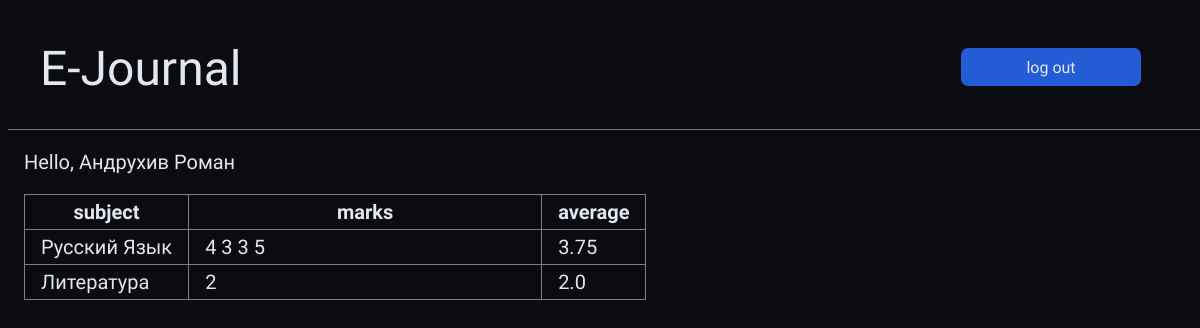
/profile (signed in), run on the app's committed database.
### journal/models.py (models this page shows, shortened)
class Subjects(db.Model):
    id: Mapped[int] = mapped_column(Integer, primary_key=True)
    name: Mapped[str] = mapped_column(String(20), nullable=False)

### journal/routes.py (the view)
@app.route('/profile')
@login_required
def profiles():
    grp_id = Students.query.filter_by(id=current_user.id).first().groop_id  # Ищем из какого класса чел
    teachers = GroopsTeachers.query.filter_by(groop_id=grp_id).all()  # Ищем какие учителя учат чела
    subjects = list()  # Список в котором названия предметов
    for i in teachers:
        subj = SubjectsTeachers.query.filter_by(teacher_id=i.teacher_id).all()  # Ищем какие предметы ведёт учитель
        for j in subj:
            sub = Subjects.query.filter_by(id=j.subject_id).all()  # Ищем названия предметов в соответствующей таблице
            for m in sub:
                subjects.append((m.id, m.name))
    mark = dict()
    mark_avg = dict()
    for i in subjects:
        marks = Marks.query.filter_by(student_id=current_user.id, subject_id=i[0]).order_by(Marks.date_id).all()
        mks = list()
        for j in marks:
            mks.append(j.mark)
        mks1 = [str(m) for m in mks]
        mark[i[0]] = ' '.join(mks1)
        if len(mks) != 0:
            avg = round(sum(mks) / len(mks), 2)
        else:
            avg = 0
        mark_avg[i[0]] = avg
        me = Users.query.filter_by(id=current_user.id).first()
        name = f'{me.last_name} {me.name}'
    return render_template('profile.html', marks=mark, marks_avg=mark_avg, subjects=subjects, name=name)

### journal/routes.py (called while the page is built)
@login_manager.user_loader
def load_user(user_id):
    print('load user')
    return Users().query.get(user_id)

@app.after_request
def redirect_to_signin(response):
    if response.status_code == 401:
        return redirect(url_for('login') + '?next=' + request.url)
    return response

### journal/templates/profile.html (shortened to what this page needs)
<!DOCTYPE html>
<html lang="ru">
<head>
    <link rel="stylesheet" href="{{ url_for('static', filename='css/profile.css') }}">
</head>
<body>
    <div class="head">
        <div class="main-title">
            <p>E-Journal</p>
        </div>
        <a class="log_out" href="/logout">log out</a>
    </div>
    <div class="main-inf">
        <div class="hello">
            <p>Hello, {{name}}</p>
        </div>
        <div class="table">
            <table border>
                <thead>
                    <th>subject</th>
                    <th>marks</th>
                    <th>average</th>
                </thead>
                <tbody>
                    {% for i in subjects %}
                        <tr>
                            <td>{{i[1]}}</td>
                            <td>{{marks[i[0]]}}</td>
                            <td>{{marks_avg[i[0]]}}</td>
                        </tr>
                    {% endfor %}
                </tbody>
            </table>
        </div>
    </div>
</body>
</html>

### journal/static/css/profile.css (style rules this page uses)
body { background-color: #0b0c12; justify-content: center; font-family: 'QuickSand', sans-serif; text-decoration: none; color: #e4e6f0; font-size: 20px; }
.main-title p { font-size: 48px; font-weight: 500; margin: 1rem; width: 100%; height: auto; }
.log_out { margin-top: 1.5rem; }
.head { display: flex; flex-direction: row; gap:calc(100% - 30rem); padding:1rem; width: 100%; height: auto; padding-bottom: 1rem; border-bottom: solid gray 1px; }
.log_out { background-color: rgb(36, 92, 214); padding: 0.6rem; width: 10rem; height: 1.2rem; border: solid 0px rgb(36, 92, 214); border-radius: 7px; color: #e4e6f0; font-size: 16px; text-align: center; text-decoration: none; }
.main-inf { display: flex; flex-direction: column; padding: 1rem; padding-top: 0; }
.table table { table-layout: fixed; border-collapse: collapse; border: solid gray 1.5px; }
th, td { padding: 1rem; padding-top: 5px; padding-bottom: 5px; text-align: left; }
th { text-align: center; }
th:nth-child(2), tr:nth-child(2) { width: 20rem; }

### data on the page
Subjects: name "Русский Язык", marks "4 3 3 5", marks_avg "3.75"
Subjects: name "Литература", marks "2", marks_avg "2.0"

### other printed values
{{ name }} "Андрухив Роман"
